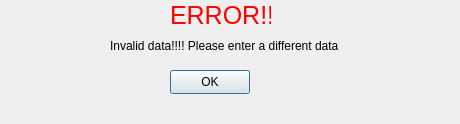
<?xml version="1.0" encoding="UTF-8"?>
<ui version="4.0">
 <class>FormError</class>
 <widget class="QDialog" name="FormError">
  <property name="geometry">
   <rect>
    <x>0</x>
    <y>0</y>
    <width>460</width>
    <height>124</height>
   </rect>
  </property>
  <property name="windowTitle">
   <string>Dialog</string>
  </property>
  <widget class="QLabel" name="label">
   <property name="geometry">
    <rect>
     <x>170</x>
     <y>0</y>
     <width>101</width>
     <height>31</height>
    </rect>
   </property>
   <property name="styleSheet">
    <string notr="true">font-size: 25px;
color: red;</string>
   </property>
   <property name="text">
    <string>ERROR!!!</string>
   </property>
  </widget>
  <widget class="QLabel" name="label_2">
   <property name="geometry">
    <rect>
     <x>110</x>
     <y>30</y>
     <width>271</width>
     <height>31</height>
    </rect>
   </property>
   <property name="text">
    <string>Invalid data!!!! Please enter a different data</string>
   </property>
  </widget>
  <widget class="QPushButton" name="pushButton">
   <property name="geometry">
    <rect>
     <x>170</x>
     <y>70</y>
     <width>80</width>
     <height>24</height>
    </rect>
   </property>
   <property name="text">
    <string>OK</string>
   </property>
  </widget>
 </widget>
 <resources/>
 <connections/>
</ui>
